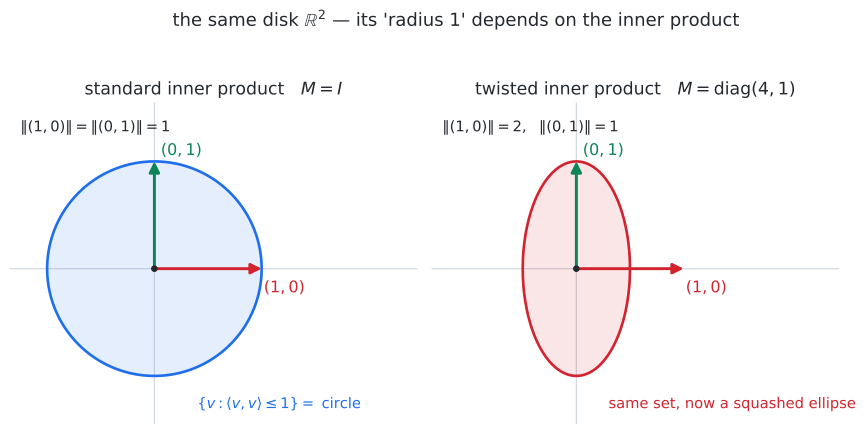

This figure's Python source:
#!/usr/bin/env python3
"""Static figure for 07강 3기 8강 — "디스크의 반지름은 정말 1인가" (lecture §2).

The "unit ball" {v : <v,v> <= 1} is drawn for two different inner products on the
SAME set R^2.  With the standard inner product (dot product, metric M = I) it is the
ordinary circle.  With a twisted inner product that declares ||(1,0)|| = 2 and
||(0,1)|| = 1 (metric M = diag(4, 1)) the very same "disk" is a squashed ellipse.
Same points, same vectors — only the choice of inner product changed.

Reproduce:  uv run --with matplotlib --with numpy python disk-inner-product-twist-03-season-08-02.py
"""
from pathlib import Path
import numpy as np
import matplotlib.pyplot as plt

OUT = Path(__file__).with_suffix(".svg")

# Unit ball of an inner product with metric M = diag(a^2, b^2):
#   <v,v> = a^2 x^2 + b^2 y^2 <= 1   <=>   (x/(1/a))^2 + (y/(1/b))^2 <= 1
# so the ball is an ellipse with semi-axes (1/a, 1/b).
t = np.linspace(0, 2 * np.pi, 400)

fig, (ax0, ax1) = plt.subplots(1, 2, figsize=(9.6, 4.9))

BLUE, RED, GREY, INK = "#1f6feb", "#d1242f", "#9aa7b8", "#24292f"


def setup(ax, title):
    ax.set_aspect("equal")
    ax.axhline(0, color="#d0d7de", lw=0.9, zorder=0)
    ax.axvline(0, color="#d0d7de", lw=0.9, zorder=0)
    ax.set_xlim(-1.35, 2.45)
    ax.set_ylim(-1.45, 1.55)
    ax.set_xticks([]); ax.set_yticks([])
    for s in ax.spines.values():
        s.set_visible(False)
    ax.set_title(title, fontsize=13, color=INK)
    ax.scatter([0], [0], s=16, color=INK, zorder=6)


def arrow(ax, p, color):
    ax.annotate("", xy=p, xytext=(0, 0),
                arrowprops=dict(arrowstyle="-|>", color=color, lw=2.2,
                                mutation_scale=16, shrinkA=0, shrinkB=0), zorder=5)


# ---- left: standard inner product, M = I  -> the disk is a circle ----
a, b = 1.0, 1.0
ax0_x, ax0_y = (1 / a) * np.cos(t), (1 / b) * np.sin(t)
setup(ax0, r"standard inner product   $M=I$")
ax0.fill(ax0_x, ax0_y, color=BLUE, alpha=0.12, zorder=1)
ax0.plot(ax0_x, ax0_y, color=BLUE, lw=2.0, zorder=2)
arrow(ax0, (1, 0), RED)
arrow(ax0, (0, 1), "#0b8457")
ax0.text(1.02, -0.22, r"$(1,0)$", color=RED, fontsize=12)
ax0.text(0.06, 1.06, r"$(0,1)$", color="#0b8457", fontsize=12)
ax0.text(-1.25, 1.28, r"$\|(1,0)\|=\|(0,1)\|=1$", color=INK, fontsize=11)
ax0.text(0.40, -1.30, r"$\{v:\langle v,v\rangle\leq 1\}=$ circle", color=BLUE, fontsize=11)

# ---- right: twisted inner product, M = diag(4,1) -> ||(1,0)||=2 -> squashed ellipse ----
a, b = 2.0, 1.0
ax1_x, ax1_y = (1 / a) * np.cos(t), (1 / b) * np.sin(t)
setup(ax1, r"twisted inner product   $M=\mathrm{diag}(4,1)$")
ax1.fill(ax1_x, ax1_y, color=RED, alpha=0.12, zorder=1)
ax1.plot(ax1_x, ax1_y, color=RED, lw=2.0, zorder=2)
arrow(ax1, (1, 0), RED)
arrow(ax1, (0, 1), "#0b8457")
ax1.text(1.02, -0.22, r"$(1,0)$", color=RED, fontsize=12)
ax1.text(0.06, 1.06, r"$(0,1)$", color="#0b8457", fontsize=12)
ax1.text(-1.25, 1.28, r"$\|(1,0)\|=2,\ \ \|(0,1)\|=1$", color=INK, fontsize=11)
ax1.text(0.30, -1.30, r"same set, now a squashed ellipse", color=RED, fontsize=11)

fig.suptitle(r"the same disk $\mathbb{R}^2$ — its 'radius 1' depends on the inner product",
             fontsize=13.5, color=INK, y=1.0)
fig.tight_layout()
fig.savefig(OUT, format="svg", bbox_inches="tight")

# sanity check: (1,0) has norm sqrt(M[0,0]) under each metric
for label, M in (("M=I", np.diag([1, 1])), ("M=diag(4,1)", np.diag([4, 1]))):
    e1 = np.array([1.0, 0.0])
    n = np.sqrt(e1 @ M @ e1)
    print(f"{label}: ||(1,0)|| = {n:.2f}")
print(f"wrote {OUT}")
